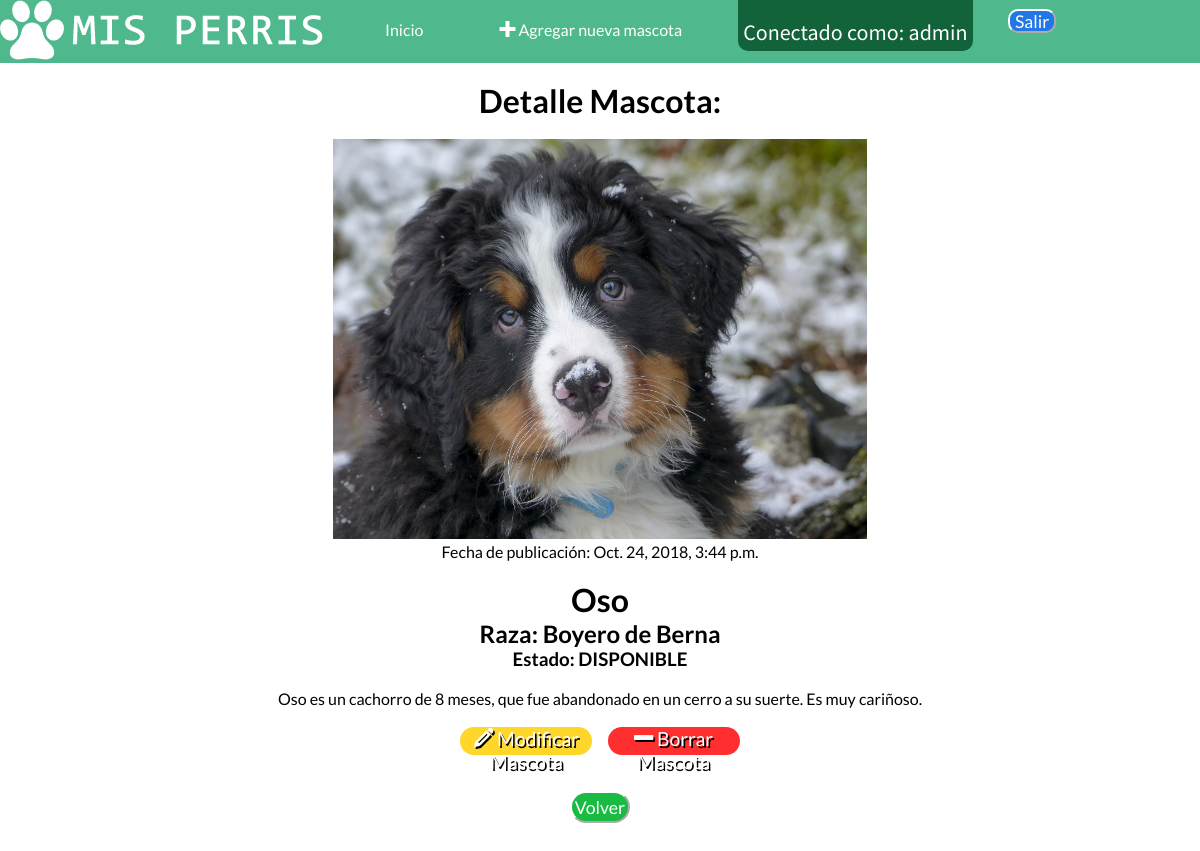
The app's page /mascota/5/ (signed in) with its own data.
### blog/models.py (models this page shows, shortened)
class Mascotas(models.Model):
    foto = models.ImageField(blank=True,null=True,upload_to="perro/%Y")
    nombre = models.CharField(max_length=30)
    raza = models.CharField(max_length=30)
    descripcion = models.CharField(max_length=100)
    estado_choices = (
                     ('RESCATADO','Rescatado'),
                     ('DISPONIBLE','Disponible'),
                     ('ADOPTADO','Adoptado'),
    )
    estado = models.CharField(max_length=15,choices=estado_choices,default='RESCATADO')
    fecha_publicacion = models.DateTimeField(
            blank=True, null=True)
    class Meta:
        permissions = (
            ('mantenedor_mascotas', _('Mascotas')),
        )

### blog/views.py (the view)
# urls.py: url(r'^mascota/(?P<pk>[0-9]+)/$', views.mascota_detail, name='mascota_detail'),
@login_required(login_url="/accounts/login/")
def mascota_detail(request, pk):
    mascotas = get_object_or_404(Mascotas, pk=pk)
    return render(request, 'blog/mascota_detail.html', {'mascotas': mascotas})

### blog/templates/blog/mascota_detail.html (shortened to what this page needs)
{% extends 'blog/base_mascotas.html' %}
{% block content %}
<div class="row">
    <div class="col-xs-12">
        <div class="post-detail">
            <h1>Detalle Mascota:</h1>
            <br>
            <div class="img_detail">
                <img style="height: 400px;" src="{{ mascotas.foto.url }}">
            </div>
            {% if mascotas.fecha_publicacion %}
            <div class="date">
                Fecha de publicación: {{ mascotas.fecha_publicacion }}
            </div>
            {% endif %}
            <br>
            <h1>{{ mascotas.nombre }}</h1>
            <h2>Raza: {{ mascotas.raza }}</h2>
            <h3>Estado: {{ mascotas.estado }}</h3>
            <br>
            <p>{{ mascotas.descripcion |linebreaksbr }}</p>
            <br>
            <ul>
                <li class="modificar">
                    <a class="btn btn-default" href="{% url 'blog:mascota_edit' pk=mascotas.pk %}"><span class="icon-pencil edit"></span>
                        Modificar Mascota</a>
                </li>
                <li class="remover">
                    <a class="btn btn-default" onclick="borrarMascota()" href="{% url 'blog:mascota_delete' pk=mascotas.pk %}"><span
                            class="icon-minus delete"></span> Borrar Mascota</a>
                </li>
            </ul>
            <br>
            <input type="button" name="back" value="Volver" onclick="location.href='/Mascota_List'">
        </div>
    </div>
</div>
{% endblock %}

### blog/templates/blog/base_mascotas.html (shortened to what this page needs)
<!DOCTYPE html>
<html lang="es">
{% load staticfiles %} {% load pwa %}
<head>
    <link rel="stylesheet" href="/static/fontsicon/style.css">
    <link rel="stylesheet" href="/static/css/flexboxgrid.css">
    <link rel="stylesheet" href="" type="text/css">
    <link rel="stylesheet" href="/static/css/LightBox.css">
    <link rel="stylesheet" href="/static/css/flexslider.css">
    <link rel="stylesheet" href="/static/css/Style.css">
</head>
<body>
    <div class="container-fluid">
        <div class="row">
            <div class="col-xs-12">
                <header>
                    <nav>
                        <ul>
                            <li>
                                <img src="/static/IMG/logo.png" alt="logo">
                            </li>
                            <li>
                                <a href="{% url 'blog:home' %}">Inicio</a>
                            </li>
                            {% if user.is_authenticated %}
                            <li>
                                <a href="{% url 'blog:mascota_new' %}" class="top-menu"><span class="icon-plus agregar"></span>
                                    Agregar nueva mascota</a>
                            </li>
                            <li style="font-size:22px" class="aviso-user">
                                <div class="connect-message">
                                    Conectado como: {{ request.user }}
                                </div>
                            </li>
                            <li>
                                <form class="logout-link" action="{% url 'accounts:logout' %}" method="post">
                                    <button class="salir" type="submit">Salir</button>
                                </form>
                            </li>
                            {% else %}
                            <li style="font-size:20px">
                                <a href="{% url 'accounts:login' %}">INGRESA</a>
                            </li>
                            {% endif %}
                        </ul>
                    </nav>
                </header>
                <br> {% block content %} {% endblock %}
            </div>
        </div>
    </div>
</body>
</html>

### blog/static/css/flexboxgrid.css (style rules this page uses)
.container-fluid { margin-right: auto; margin-left: auto; }
.row { box-sizing: border-box; display: -ms-flexbox; display: -webkit-box; display: flex; -ms-flex: 0 1 auto; -webkit-box-flex: 0; flex: 0 1 auto; -ms-flex-direction: row; -webkit-box-orient: horizontal; -webkit-box-direction: normal; flex-direction: row; -ms-flex-wrap: wrap; flex-wrap: wrap; }
.col-xs, .col-xs-1, .col-xs-2, .col-xs-3, .col-xs-4, .col-xs-5, .col-xs-6, .col-xs-7, .col-xs-8, .col-xs-9, .col-xs-10, .col-xs-11, .col-xs-12 { box-sizing: border-box; -ms-flex: 0 0 auto; -webkit-box-flex: 0; flex: 0 0 auto; }
.col-xs-12 { -ms-flex-preferred-size: 100%; flex-basis: 100%; max-width: 100%; }

### blog/static/css/flexslider.css (style rules this page uses)
* { margin: 0; padding: 0; }

### blog/static/css/Style.css (style rules this page uses)
* { margin: 0; padding: 0; box-sizing: border-box; }
header { background: #4fb98d; font-family: 'Lato', sans-serif; }
header nav ul { overflow: hidden; list-style: none; text-align: center; }
header nav ul li { margin-right: 3%; float: left; }
header nav ul li a { color: white; padding: 20px; text-decoration: none; display: block; }
.logout-link .salir { float: right; margin-right: 1%; margin-top: 18%; height: 3vh; width: 4vw; font-size : 1.1em; font-family: 'Lato', sans-serif; background-color: #2277e6; border-color: #fff; color: #fff; border-radius: 10px 10px 10px 10px; }
.connect-message { margin-top: 6%; color: #fff; font-family: 'Source Sans Pro', sans-serif; }
header nav ul .aviso-user { background: rgb(18, 99, 58); border: solid 5px rgb(18, 99, 58); border-radius: 0px 0px 10px 10px; }
input[name='back'] { justify-content: center; height: 4vh; width: 5vw; margin-bottom: 3%; font-size: 1.1em; font-family: 'Lato', sans-serif; background-color: #19bb42; border-color: #fff; color: #fff; border-radius: 20px 20px 20px 20px; }
.post-detail { font-family: 'Lato', sans-serif; text-align: center; }
.post-detail li { list-style-type: none; display: inline-block; }
.post-detail li a { text-decoration: none; color: #fff; font-size: 1.1em; }
.modificar { height: 3.5vh; width: 11vw; font-size: 1.1em; font-family: 'Lato', sans-serif; background-color: #ffd62a; border-color: #fff; border-radius: 20px 20px 20px 20px; text-shadow: 0.09em 0.09em #000; margin-right: 1%; }
.remover { height: 3.5vh; width: 11vw; font-size: 1.1em; font-family: 'Lato', sans-serif; background-color: #ff2f2f; border-color: #fff; border-radius: 20px 20px 20px 20px; text-shadow: 0.09em 0.09em #000; }

### records on screen
Mascotas: foto (picture), fecha_publicacion "Oct. 24, 2018, 3:44 p.m.", nombre "Oso", raza "Boyero de Berna", estado "DISPONIBLE", descripcion "Oso es un cachorro de 8 meses, que fue abandonado en un cerro a su suerte. Es muy cariñoso."

### other values on screen
{{ request.user }} "admin"
